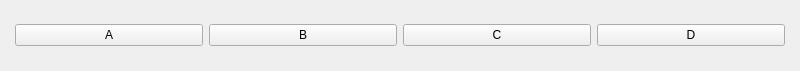
<?xml version="1.0" encoding="UTF-8"?>
<ui version="4.0">
 <class>win_plot</class>
 <widget class="QMainWindow" name="win_plot">
  <property name="geometry">
   <rect>
    <x>0</x>
    <y>0</y>
    <width>800</width>
    <height>71</height>
   </rect>
  </property>
  <property name="windowTitle">
   <string>MainWindow</string>
  </property>
  <widget class="QWidget" name="centralwidget">
   <layout class="QVBoxLayout" name="verticalLayout">
    <item>
     <layout class="QHBoxLayout" name="horizontalLayout">
      <property name="leftMargin">
       <number>6</number>
      </property>
      <property name="topMargin">
       <number>0</number>
      </property>
      <property name="rightMargin">
       <number>6</number>
      </property>
      <property name="bottomMargin">
       <number>0</number>
      </property>
      <item>
       <widget class="QPushButton" name="btnA">
        <property name="text">
         <string>A</string>
        </property>
       </widget>
      </item>
      <item>
       <widget class="QPushButton" name="btnB">
        <property name="text">
         <string>B</string>
        </property>
       </widget>
      </item>
      <item>
       <widget class="QPushButton" name="btnC">
        <property name="text">
         <string>C</string>
        </property>
       </widget>
      </item>
      <item>
       <widget class="QPushButton" name="btnD">
        <property name="text">
         <string>D</string>
        </property>
       </widget>
      </item>
     </layout>
    </item>
   </layout>
  </widget>
 </widget>
 <resources/>
 <connections/>
</ui>
